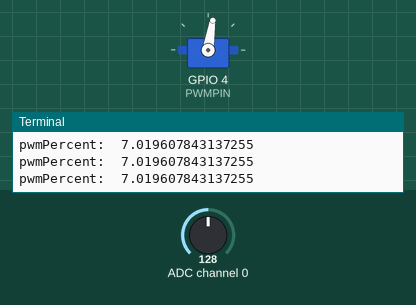
Simulated run of this program. Board: Raspberry Pi (BCM pin numbers). Parts: servo, the last lines printed to the terminal. The inputs (shaded band) are chosen by the test bench; at power-on: ADC channel 0 = 128 (analog values on the 0–255 scale). Servo angles are drawn from the pulse width (0.5 ms = 0°, 2.5 ms = 180°).

Above: at 1.2 s.
1.3 s: ADC channel 0 set to 178
At 2.5 s:
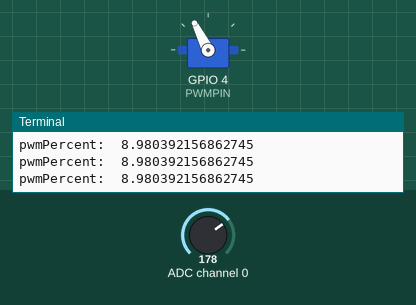
2.8 s: ADC channel 0 set to 224
At 4.0 s:
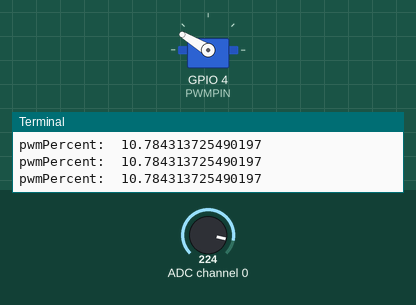
4.3 s: ADC channel 0 set to 255
At 5.5 s:
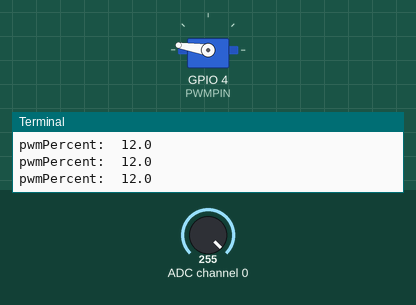
5.8 s: ADC channel 0 set to 76
At 7.0 s:
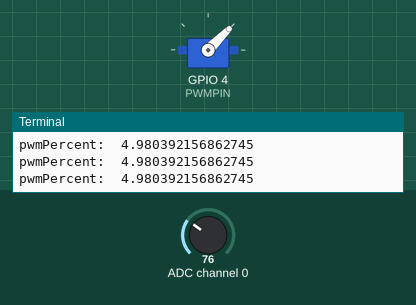
7.3 s: ADC channel 0 set to 30
At 7.7 s:
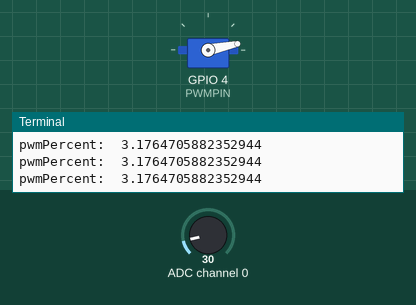
8.8 s: ADC channel 0 set to 127
At 9.2 s:
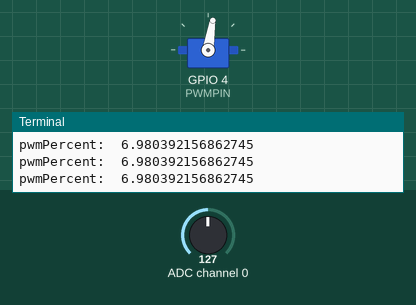
Timing chart, 0 to 11.3 s (numbered marks = the images above; inputs shaded):
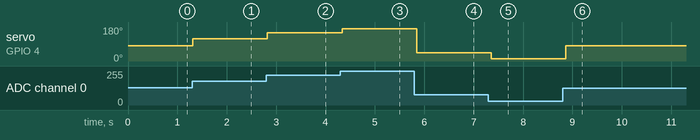

Measured:
- after the input at 1.3 s, servo on GPIO 4 (PWMPIN): 81° → 117° at once
- after the input at 2.8 s, servo on GPIO 4 (PWMPIN): 117° → 149° at once
- after the input at 4.3 s, servo on GPIO 4 (PWMPIN): 149° → 171° at once
- after the input at 5.8 s, servo on GPIO 4 (PWMPIN): 171° → 45° at once
- after the input at 7.3 s, servo on GPIO 4 (PWMPIN): 45° → 12° after 0.06 s
- after the input at 8.8 s, servo on GPIO 4 (PWMPIN): 12° → 81° after 0.07 s

The program:

potServo.py
```python
# Controlling Position of a Servo With a Potentiometer

import RPi.GPIO as GPIO
import ADC0834
from time import sleep

GPIO.setmode(GPIO.BCM)
PWMPIN = 4
GPIO.setup(PWMPIN, GPIO.OUT)
myPWM = GPIO.PWM(PWMPIN, 50)        # 20ms = 50Hz
myPWM.start(0)

ADC0834.setup()

# IN    OUT
# 0     2
# 255   12
# m = (y1-y2)/(x1-x2) = 10/255
# y-y1 = m(x-x1)
# y-2 = (10/255)(x-0)
# y = (10/255)x + 2
# pwmVal = (10/255)analogVal + 2

try:
    while True:
        analogVal = ADC0834.getResult(0)        # channel 0
#        analogVal = float(input('Enter analog Value: '))
        pwmPercent = 10/255 * analogVal + 2
        print('pwmPercent: ', pwmPercent)
        myPWM.ChangeDutyCycle(pwmPercent)
        sleep(.1)

except KeyboardInterrupt:
    GPIO.cleanup()
    print('GPIO Good to Go.')
```
